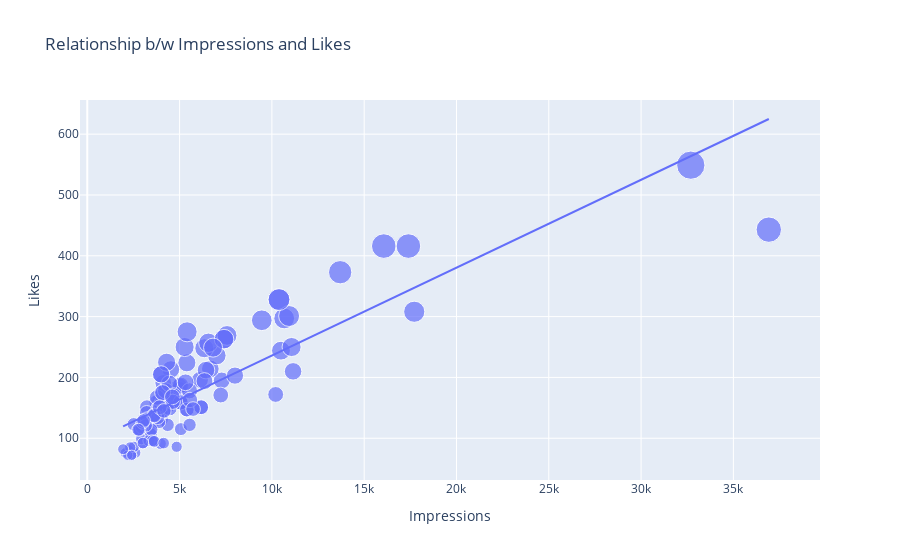

The notebook cell saved with this chart:
### Code cell
figure=px.scatter(data_frame=data,
                 x='Impressions',
                 y='Likes',
                 size='Likes',
                 trendline='ols',
                 title='Relationship b/w Impressions and Likes')
figure.show()
